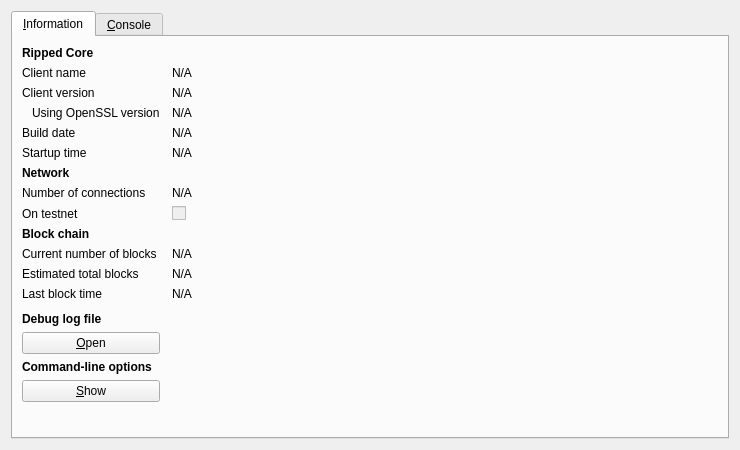
<?xml version="1.0" encoding="UTF-8"?>
<ui version="4.0">
 <class>RPCConsole</class>
 <widget class="QDialog" name="RPCConsole">
  <property name="geometry">
   <rect>
    <x>0</x>
    <y>0</y>
    <width>740</width>
    <height>450</height>
   </rect>
  </property>
  <property name="windowTitle">
   <string>Ripped - Debug window</string>
  </property>
  <layout class="QVBoxLayout" name="verticalLayout_2">
   <item>
    <widget class="QTabWidget" name="tabWidget">
     <property name="currentIndex">
      <number>0</number>
     </property>
     <widget class="QWidget" name="tab_info">
      <attribute name="title">
       <string>&amp;Information</string>
      </attribute>
      <layout class="QGridLayout" name="gridLayout" columnstretch="0,1">
       <property name="horizontalSpacing">
        <number>12</number>
       </property>
       <item row="0" column="0">
        <widget class="QLabel" name="label_9">
         <property name="font">
          <font>
           <weight>75</weight>
           <bold>true</bold>
          </font>
         </property>
         <property name="text">
          <string>Ripped Core</string>
         </property>
        </widget>
       </item>
       <item row="1" column="0">
        <widget class="QLabel" name="label_5">
         <property name="text">
          <string>Client name</string>
         </property>
        </widget>
       </item>
       <item row="1" column="1">
        <widget class="QLabel" name="clientName">
         <property name="cursor">
          <cursorShape>IBeamCursor</cursorShape>
         </property>
         <property name="text">
          <string>N/A</string>
         </property>
         <property name="textFormat">
          <enum>Qt::PlainText</enum>
         </property>
         <property name="textInteractionFlags">
          <set>Qt::LinksAccessibleByMouse|Qt::TextSelectableByKeyboard|Qt::TextSelectableByMouse</set>
         </property>
        </widget>
       </item>
       <item row="2" column="0">
        <widget class="QLabel" name="label_6">
         <property name="text">
          <string>Client version</string>
         </property>
        </widget>
       </item>
       <item row="2" column="1">
        <widget class="QLabel" name="clientVersion">
         <property name="cursor">
          <cursorShape>IBeamCursor</cursorShape>
         </property>
         <property name="text">
          <string>N/A</string>
         </property>
         <property name="textFormat">
          <enum>Qt::PlainText</enum>
         </property>
         <property name="textInteractionFlags">
          <set>Qt::LinksAccessibleByMouse|Qt::TextSelectableByKeyboard|Qt::TextSelectableByMouse</set>
         </property>
        </widget>
       </item>
       <item row="3" column="0">
        <widget class="QLabel" name="label_14">
         <property name="text">
          <string>Using OpenSSL version</string>
         </property>
         <property name="indent">
          <number>10</number>
         </property>
        </widget>
       </item>
       <item row="3" column="1">
        <widget class="QLabel" name="openSSLVersion">
         <property name="cursor">
          <cursorShape>IBeamCursor</cursorShape>
         </property>
         <property name="text">
          <string>N/A</string>
         </property>
         <property name="textFormat">
          <enum>Qt::PlainText</enum>
         </property>
         <property name="textInteractionFlags">
          <set>Qt::LinksAccessibleByMouse|Qt::TextSelectableByKeyboard|Qt::TextSelectableByMouse</set>
         </property>
        </widget>
       </item>
       <item row="4" column="0">
        <widget class="QLabel" name="label_12">
         <property name="text">
          <string>Build date</string>
         </property>
        </widget>
       </item>
       <item row="4" column="1">
        <widget class="QLabel" name="buildDate">
         <property name="cursor">
          <cursorShape>IBeamCursor</cursorShape>
         </property>
         <property name="text">
          <string>N/A</string>
         </property>
         <property name="textFormat">
          <enum>Qt::PlainText</enum>
         </property>
         <property name="textInteractionFlags">
          <set>Qt::LinksAccessibleByMouse|Qt::TextSelectableByKeyboard|Qt::TextSelectableByMouse</set>
         </property>
        </widget>
       </item>
       <item row="5" column="0">
        <widget class="QLabel" name="label_13">
         <property name="text">
          <string>Startup time</string>
         </property>
        </widget>
       </item>
       <item row="5" column="1">
        <widget class="QLabel" name="startupTime">
         <property name="cursor">
          <cursorShape>IBeamCursor</cursorShape>
         </property>
         <property name="text">
          <string>N/A</string>
         </property>
         <property name="textFormat">
          <enum>Qt::PlainText</enum>
         </property>
         <property name="textInteractionFlags">
          <set>Qt::LinksAccessibleByMouse|Qt::TextSelectableByKeyboard|Qt::TextSelectableByMouse</set>
         </property>
        </widget>
       </item>
       <item row="6" column="0">
        <widget class="QLabel" name="label_11">
         <property name="font">
          <font>
           <weight>75</weight>
           <bold>true</bold>
          </font>
         </property>
         <property name="text">
          <string>Network</string>
         </property>
        </widget>
       </item>
       <item row="7" column="0">
        <widget class="QLabel" name="label_7">
         <property name="text">
          <string>Number of connections</string>
         </property>
        </widget>
       </item>
       <item row="7" column="1">
        <widget class="QLabel" name="numberOfConnections">
         <property name="cursor">
          <cursorShape>IBeamCursor</cursorShape>
         </property>
         <property name="text">
          <string>N/A</string>
         </property>
         <property name="textFormat">
          <enum>Qt::PlainText</enum>
         </property>
         <property name="textInteractionFlags">
          <set>Qt::LinksAccessibleByMouse|Qt::TextSelectableByKeyboard|Qt::TextSelectableByMouse</set>
         </property>
        </widget>
       </item>
       <item row="8" column="0">
        <widget class="QLabel" name="label_8">
         <property name="text">
          <string>On testnet</string>
         </property>
        </widget>
       </item>
       <item row="8" column="1">
        <widget class="QCheckBox" name="isTestNet">
         <property name="enabled">
          <bool>false</bool>
         </property>
         <property name="text">
          <string/>
         </property>
        </widget>
       </item>
       <item row="9" column="0">
        <widget class="QLabel" name="label_10">
         <property name="font">
          <font>
           <weight>75</weight>
           <bold>true</bold>
          </font>
         </property>
         <property name="text">
          <string>Block chain</string>
         </property>
        </widget>
       </item>
       <item row="10" column="0">
        <widget class="QLabel" name="label_3">
         <property name="text">
          <string>Current number of blocks</string>
         </property>
        </widget>
       </item>
       <item row="10" column="1">
        <widget class="QLabel" name="numberOfBlocks">
         <property name="cursor">
          <cursorShape>IBeamCursor</cursorShape>
         </property>
         <property name="text">
          <string>N/A</string>
         </property>
         <property name="textFormat">
          <enum>Qt::PlainText</enum>
         </property>
         <property name="textInteractionFlags">
          <set>Qt::LinksAccessibleByMouse|Qt::TextSelectableByKeyboard|Qt::TextSelectableByMouse</set>
         </property>
        </widget>
       </item>
       <item row="11" column="0">
        <widget class="QLabel" name="label_4">
         <property name="text">
          <string>Estimated total blocks</string>
         </property>
        </widget>
       </item>
       <item row="11" column="1">
        <widget class="QLabel" name="totalBlocks">
         <property name="cursor">
          <cursorShape>IBeamCursor</cursorShape>
         </property>
         <property name="text">
          <string>N/A</string>
         </property>
         <property name="textFormat">
          <enum>Qt::PlainText</enum>
         </property>
         <property name="textInteractionFlags">
          <set>Qt::LinksAccessibleByMouse|Qt::TextSelectableByKeyboard|Qt::TextSelectableByMouse</set>
         </property>
        </widget>
       </item>
       <item row="12" column="0">
        <widget class="QLabel" name="label_2">
         <property name="text">
          <string>Last block time</string>
         </property>
        </widget>
       </item>
       <item row="12" column="1">
        <widget class="QLabel" name="lastBlockTime">
         <property name="cursor">
          <cursorShape>IBeamCursor</cursorShape>
         </property>
         <property name="text">
          <string>N/A</string>
         </property>
         <property name="textFormat">
          <enum>Qt::PlainText</enum>
         </property>
         <property name="textInteractionFlags">
          <set>Qt::LinksAccessibleByMouse|Qt::TextSelectableByKeyboard|Qt::TextSelectableByMouse</set>
         </property>
        </widget>
       </item>
       <item row="13" column="0">
        <spacer name="verticalSpacer_2">
         <property name="orientation">
          <enum>Qt::Vertical</enum>
         </property>
         <property name="sizeHint" stdset="0">
          <size>
           <width>20</width>
           <height>20</height>
          </size>
         </property>
        </spacer>
       </item>
       <item row="14" column="0">
        <widget class="QLabel" name="labelDebugLogfile">
         <property name="font">
          <font>
           <weight>75</weight>
           <bold>true</bold>
          </font>
         </property>
         <property name="text">
          <string>Debug log file</string>
         </property>
        </widget>
       </item>
       <item row="15" column="0">
        <widget class="QPushButton" name="openDebugLogfileButton">
         <property name="toolTip">
          <string>Open the Ripped debug log file from the current data directory. This can take a few seconds for large log files.</string>
         </property>
         <property name="text">
          <string>&amp;Open</string>
         </property>
         <property name="autoDefault">
          <bool>false</bool>
         </property>
        </widget>
       </item>
       <item row="16" column="0">
        <widget class="QLabel" name="labelCLOptions">
         <property name="font">
          <font>
           <weight>75</weight>
           <bold>true</bold>
          </font>
         </property>
         <property name="text">
          <string>Command-line options</string>
         </property>
        </widget>
       </item>
       <item row="17" column="0">
        <widget class="QPushButton" name="showCLOptionsButton">
         <property name="toolTip">
          <string>Show the Ripped-Qt help message to get a list with possible Ripped command-line options.</string>
         </property>
         <property name="text">
          <string>&amp;Show</string>
         </property>
         <property name="autoDefault">
          <bool>false</bool>
         </property>
        </widget>
       </item>
       <item row="18" column="0">
        <spacer name="verticalSpacer">
         <property name="orientation">
          <enum>Qt::Vertical</enum>
         </property>
         <property name="sizeHint" stdset="0">
          <size>
           <width>20</width>
           <height>40</height>
          </size>
         </property>
        </spacer>
       </item>
      </layout>
     </widget>
     <widget class="QWidget" name="tab_console">
      <attribute name="title">
       <string>&amp;Console</string>
      </attribute>
      <layout class="QVBoxLayout" name="verticalLayout_3">
       <property name="spacing">
        <number>3</number>
       </property>
       <item>
        <widget class="QTextEdit" name="messagesWidget">
         <property name="minimumSize">
          <size>
           <width>0</width>
           <height>100</height>
          </size>
         </property>
         <property name="readOnly">
          <bool>true</bool>
         </property>
         <property name="tabKeyNavigation" stdset="0">
          <bool>false</bool>
         </property>
         <property name="columnCount" stdset="0">
          <number>2</number>
         </property>
        </widget>
       </item>
       <item>
        <layout class="QHBoxLayout" name="horizontalLayout">
         <property name="spacing">
          <number>3</number>
         </property>
         <item>
          <widget class="QLabel" name="label">
           <property name="text">
            <string notr="true">&gt;</string>
           </property>
          </widget>
         </item>
         <item>
          <widget class="QLineEdit" name="lineEdit"/>
         </item>
         <item>
          <widget class="QPushButton" name="clearButton">
           <property name="maximumSize">
            <size>
             <width>24</width>
             <height>24</height>
            </size>
           </property>
           <property name="toolTip">
            <string>Clear console</string>
           </property>
           <property name="text">
            <string/>
           </property>
           <property name="icon">
            <iconset resource="../bitcoin.qrc">
             <normaloff>:/icons/remove</normaloff>:/icons/remove</iconset>
           </property>
           <property name="shortcut">
            <string notr="true">Ctrl+L</string>
           </property>
           <property name="autoDefault">
            <bool>false</bool>
           </property>
          </widget>
         </item>
        </layout>
       </item>
      </layout>
     </widget>
    </widget>
   </item>
  </layout>
 </widget>
 <resources>
  <include location="../bitcoin.qrc"/>
 </resources>
 <connections/>
</ui>
